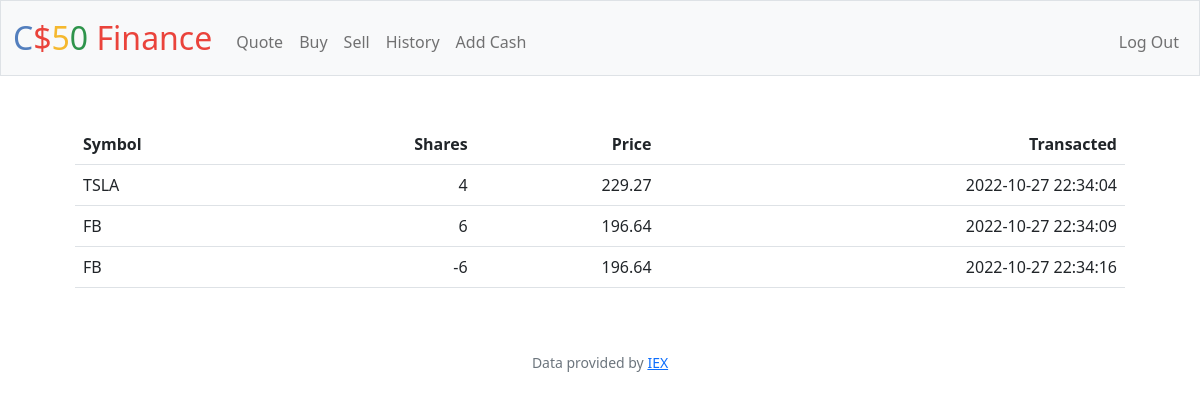
Screenshot of /history (signed in) with the database file from the repository.
### tables this page shows
CREATE TABLE stocks_owned(id INTEGER PRIMARY KEY AUTOINCREMENT NOT NULL, user_id INTEGER,symbol TEXT,name TEXT, price INTEGER, date DATETIME, shares INTEGER, cash_spent FLOAT, FOREIGN KEY (user_id) REFERENCES users(id));

### app.py (the view)
@app.route("/history")
@login_required
def history():
    table = db.execute("SELECT symbol, shares, price, date FROM stocks_owned WHERE user_id=?", session["user_id"])
    return render_template("history.html", table=table)

### app.py (called while the page is built)
@app.after_request
def after_request(response):
    response.headers["Cache-Control"] = "no-cache, no-store, must-revalidate"
    response.headers["Expires"] = 0
    response.headers["Pragma"] = "no-cache"
    return response

### helpers.py (called while the page is built)
def login_required(f):
    @wraps(f)
    def decorated_function(*args, **kwargs):
        if session.get("user_id") is None:
            return redirect("/login")
        return f(*args, **kwargs)
    return decorated_function

### templates/history.html (shortened to what this page needs)
{% extends "layout.html" %}
{% block main %}
<table class="table table-stripped">
<thead>
    <th class="text-start">Symbol</th>
    <th class="text-end">Shares</th>
    <th class="text-end">Price</th>
    <th class="text-end">Transacted</th>
</thead>
<tbody>
    {% for row in table %}
        <tr>
            <td class="text-start">{{row.symbol}}</td>
            <td class="text-end">{{row.shares}}</td>
            <td class="text-end">{{row.price}}</td>
            <td class="text-end">{{row.date}}</td>
        </tr>
    {% endfor %}
</tbody>
</table>
{% endblock %}

### static/styles.css (style rules this page uses)
tbody, td, tfoot, th, thead, tr { border-color: inherit; border-style: solid; border-width: 0; }
.table>:not(:first-child) { border-top: 2px ; }
table { caption-side: bottom; border-collapse: collapse; text-indent: initial; border-spacing: 2px; }

### rows the page displays
stocks_owned: symbol "TSLA", shares "4", price "229.27", date "2022-10-27 22:34:04"
stocks_owned: symbol "FB", shares "6", price "196.64", date "2022-10-27 22:34:09"
stocks_owned: symbol "FB", shares "-6", price "196.64", date "2022-10-27 22:34:16"
